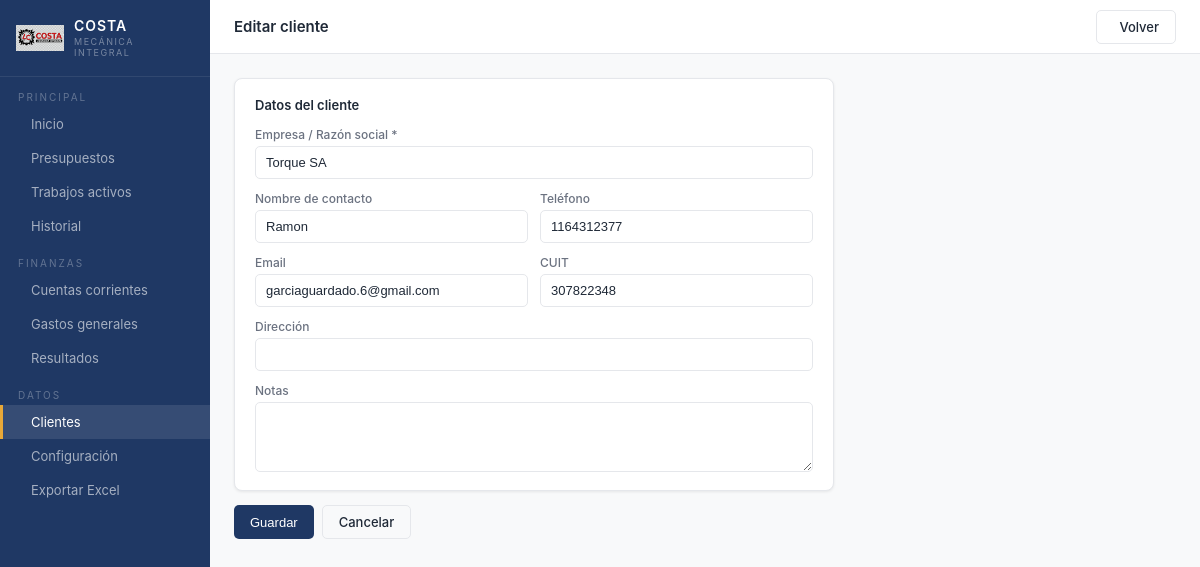
/clientes/1/editar, run on the app's committed database.
### app.py (models this page shows)
class Cliente(db.Model):
    id = db.Column(db.Integer, primary_key=True)
    empresa = db.Column(db.String(100), nullable=False)
    contacto = db.Column(db.String(100))
    telefono = db.Column(db.String(30))
    email = db.Column(db.String(100))
    direccion = db.Column(db.String(200))
    cuit = db.Column(db.String(20))
    notas = db.Column(db.Text)
    creado = db.Column(db.DateTime, default=datetime.utcnow)
    presupuestos = db.relationship('Presupuesto', backref='cliente', lazy=True)
    trabajos = db.relationship('Trabajo', backref='cliente', lazy=True)

### app.py (the view, shortened to what this page needs)
@app.route('/clientes/<int:id>/editar', methods=['GET', 'POST'])
def editar_cliente(id):
    c = Cliente.query.get_or_404(id)
    return render_template('cliente_form.html', cliente=c)

### templates/cliente_form.html (shortened to what this page needs)
{% extends "base.html" %}
{% block topbar_title %}{% if cliente %}Editar cliente{% else %}Nuevo cliente{% endif %}{% endblock %}
{% block topbar_actions %}
<a href="/clientes" class="btn btn-ghost"> Volver</a>
{% endblock %}
{% block content %}
<div style="max-width:600px">
<form method="post">
    <div class="card">
        <div class="card-title">Datos del cliente</div>
        <div class="form-grid form-grid-2">
            <div class="field form-full">
                <label>Empresa / Razón social *</label>
                <input type="text" name="empresa" value="{{ cliente.empresa if cliente else '' }}" required>
            </div>
            <div class="field">
                <label>Nombre de contacto</label>
                <input type="text" name="contacto" value="{{ cliente.contacto if cliente else '' }}">
            </div>
            <div class="field">
                <label>Teléfono</label>
                <input type="text" name="telefono" value="{{ cliente.telefono if cliente else '' }}">
            </div>
            <div class="field">
                <label>Email</label>
                <input type="email" name="email" value="{{ cliente.email if cliente else '' }}">
            </div>
            <div class="field">
                <label>CUIT</label>
                <input type="text" name="cuit" value="{{ cliente.cuit if cliente else '' }}">
            </div>
            <div class="field form-full">
                <label>Dirección</label>
                <input type="text" name="direccion" value="{{ cliente.direccion if cliente else '' }}">
            </div>
            <div class="field form-full">
                <label>Notas</label>
                <textarea name="notas">{{ cliente.notas if cliente else '' }}</textarea>
            </div>
        </div>
    </div>
    <div style="display:flex;gap:8px">
        <button type="submit" class="btn btn-primary">Guardar</button>
        <a href="/clientes" class="btn btn-ghost">Cancelar</a>
    </div>
</form>
</div>
{% endblock %}

### templates/base.html (style rules this page uses)
* { box-sizing: border-box; margin: 0; padding: 0; }
:root { --navy: #1F3864; --navy-light: #2a4d84; --blue: #2E75B6; --blue-light: #D6E4F0; --amber: #E8A838; --green: #1E7145; --green-light: #E2EFDA; --red: #C00000; --red-light: #FCE4D6; --gray-100: #F8F9FA; --gray-200: #F2F2F2; --gray-300: #E0E0E0; --gray-500: #6B7280; --white: #FFFFFF; --text: #1F2937; --text-light: #6B7280; --border: #E5E7EB; --shadow: 0 1px 3px rgba(0,0,0,0.08); --radius: 8px; --radius-sm: 5px; }
body { font-family: -apple-system, BlinkMacSystemFont, 'Segoe UI', sans-serif; background: var(--gray-100); color: var(--text); font-size: 14px; }
.btn { display: inline-flex; align-items: center; gap: 6px; padding: 8px 16px; border-radius: var(--radius-sm); font-size: 13px; font-weight: 500; cursor: pointer; border: none; text-decoration: none; transition: opacity 0.15s; }
.btn-primary { background: var(--navy); color: #fff; }
.btn-ghost { background: transparent; color: var(--text); border: 1px solid var(--border); }
.card { background: var(--white); border: 1px solid var(--border); border-radius: var(--radius); padding: 18px 20px; margin-bottom: 14px; box-shadow: var(--shadow); }
.card-title { font-size: 13px; font-weight: 600; color: var(--text); margin-bottom: 14px; }
.form-grid { display: grid; gap: 12px; }
.form-grid-2 { grid-template-columns: 1fr 1fr; }
.form-full { grid-column: 1 / -1; }
.field { display: flex; flex-direction: column; gap: 4px; }
.field label { font-size: 12px; font-weight: 500; color: var(--text-light); }
.field input, .field select, .field textarea { padding: 8px 10px; border: 1px solid var(--border); border-radius: var(--radius-sm); font-size: 13px; color: var(--text); background: var(--white); width: 100%; }
.field textarea { resize: vertical; min-height: 70px; }

### data on the page
Cliente: empresa "Torque SA", contacto "Ramon", telefono "1164312377", email "garciaguardado.6@gmail.com", cuit "307822348"
